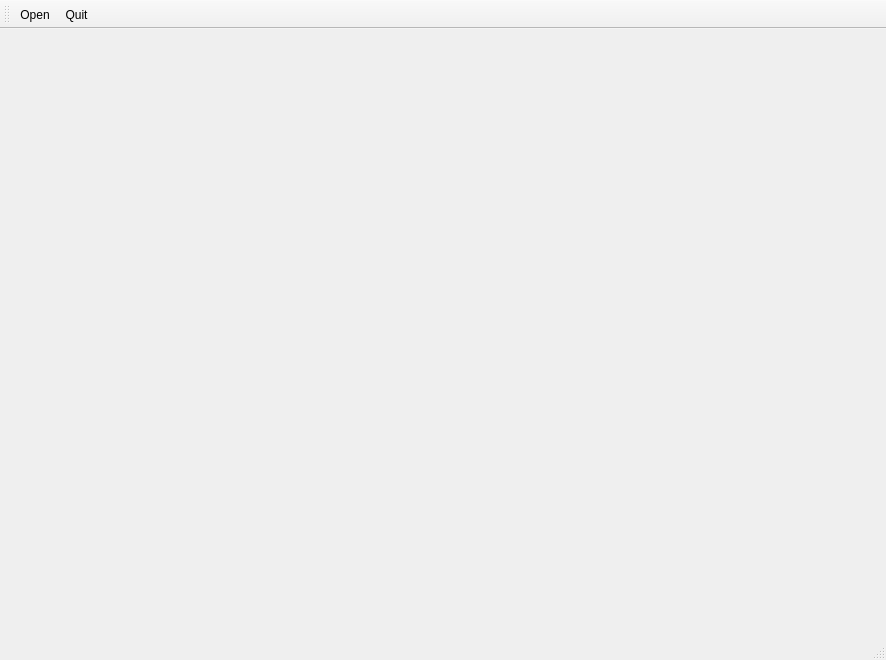
<?xml version="1.0" encoding="UTF-8"?>
<ui version="4.0">
 <class>MainWindow</class>
 <widget class="QMainWindow" name="MainWindow">
  <property name="geometry">
   <rect>
    <x>0</x>
    <y>0</y>
    <width>886</width>
    <height>660</height>
   </rect>
  </property>
  <property name="windowTitle">
   <string>Circles</string>
  </property>
  <widget class="QWidget" name="centralWidget">
   <layout class="QHBoxLayout" name="horizontalLayout">
    <property name="leftMargin">
     <number>0</number>
    </property>
    <property name="topMargin">
     <number>0</number>
    </property>
    <property name="rightMargin">
     <number>0</number>
    </property>
    <property name="bottomMargin">
     <number>0</number>
    </property>
    <item>
     <widget class="PackingView" name="view" native="true">
      <property name="autoFillBackground">
       <bool>false</bool>
      </property>
     </widget>
    </item>
   </layout>
  </widget>
  <widget class="QStatusBar" name="statusBar"/>
  <widget class="QToolBar" name="toolBar">
   <property name="windowTitle">
    <string>toolBar</string>
   </property>
   <attribute name="toolBarArea">
    <enum>TopToolBarArea</enum>
   </attribute>
   <attribute name="toolBarBreak">
    <bool>false</bool>
   </attribute>
   <addaction name="actionOpen"/>
   <addaction name="actionQuit"/>
  </widget>
  <action name="actionOpen">
   <property name="text">
    <string>Open</string>
   </property>
   <property name="shortcut">
    <string>O</string>
   </property>
  </action>
  <action name="actionQuit">
   <property name="text">
    <string>Quit</string>
   </property>
   <property name="shortcut">
    <string>Q</string>
   </property>
  </action>
 </widget>
 <layoutdefault spacing="6" margin="11"/>
 <customwidgets>
  <customwidget>
   <class>PackingView</class>
   <extends>QWidget</extends>
   <header>PackingView.hpp</header>
   <container>1</container>
  </customwidget>
 </customwidgets>
 <resources/>
 <connections>
  <connection>
   <sender>actionQuit</sender>
   <signal>triggered()</signal>
   <receiver>MainWindow</receiver>
   <slot>close()</slot>
   <hints>
    <hint type="sourcelabel">
     <x>-1</x>
     <y>-1</y>
    </hint>
    <hint type="destinationlabel">
     <x>367</x>
     <y>285</y>
    </hint>
   </hints>
  </connection>
 </connections>
</ui>
